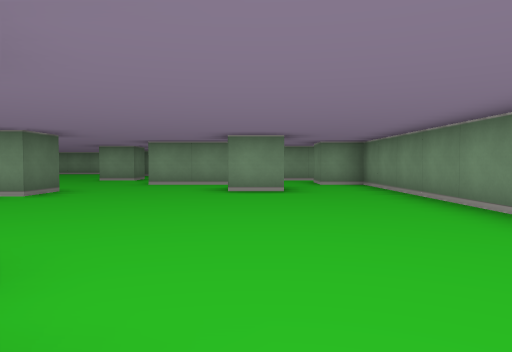
View 1 (above)

21 first-person views from a walk through a cub3D level. The camera is about half as high as the walls, tilts 2° down and sees 70° across. The floor is counted in squares. Each view is taken from the middle of a square. On the plan, view 1 faces up. The plan holds only what a view shows up to about 9 squares ahead; the rest is blank.

View 2
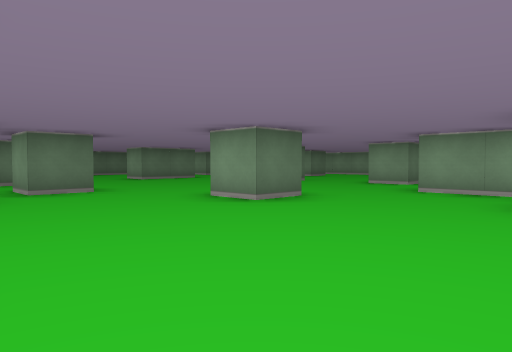

View 3
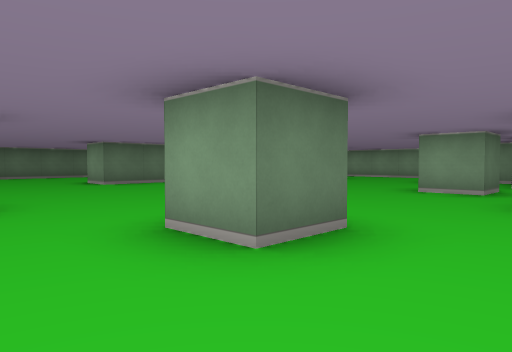

View 4
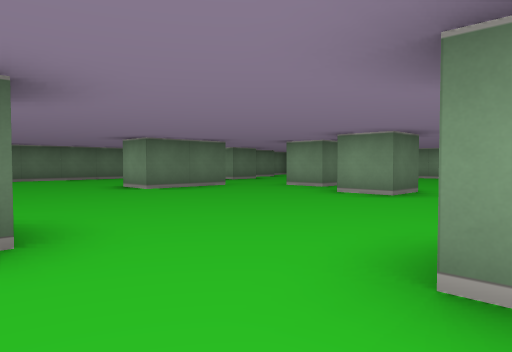

View 5
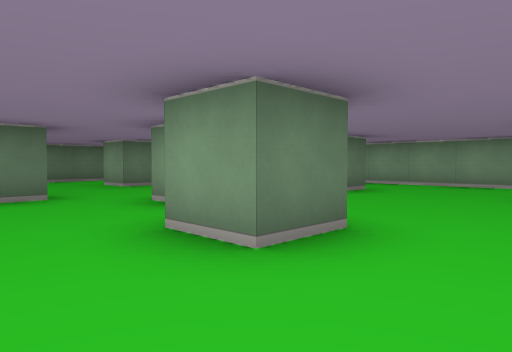

View 6
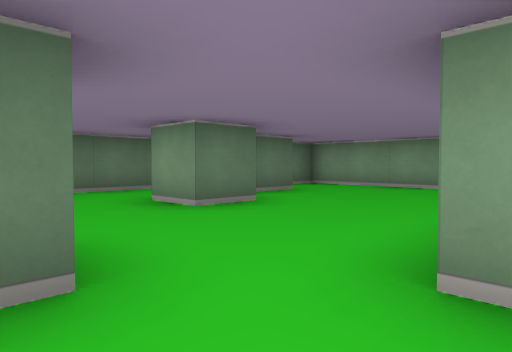

View 7
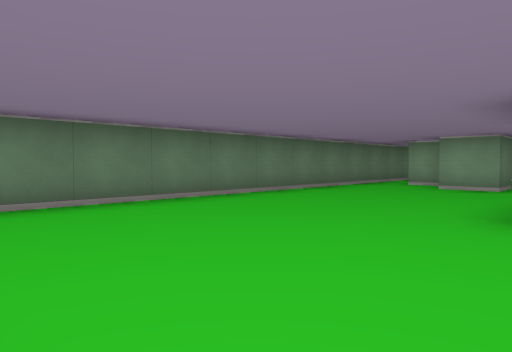

View 8
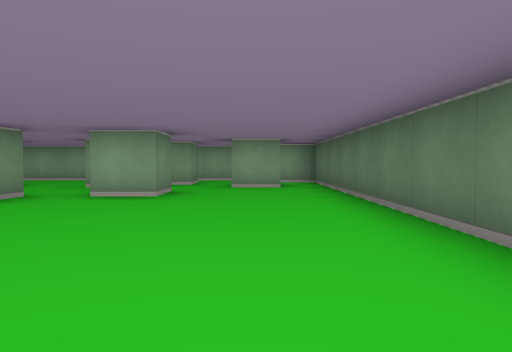

View 9
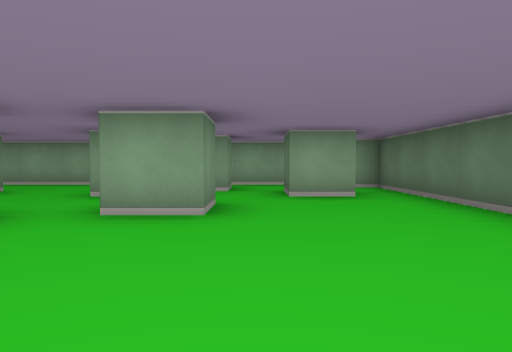

View 10
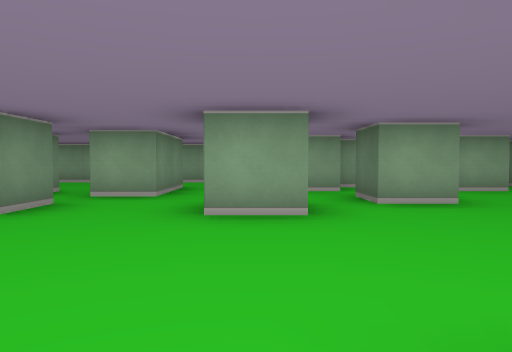

View 11
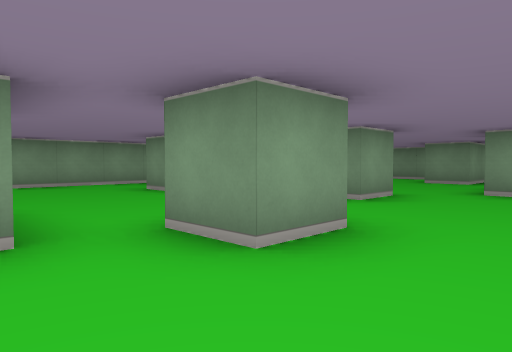

View 12
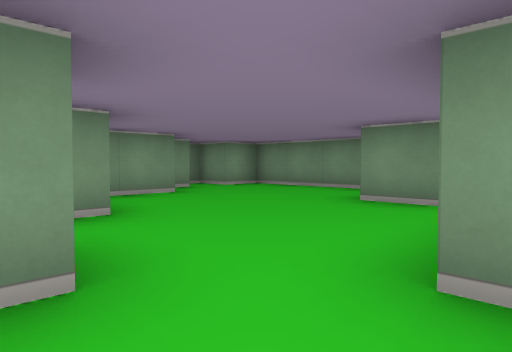

View 13
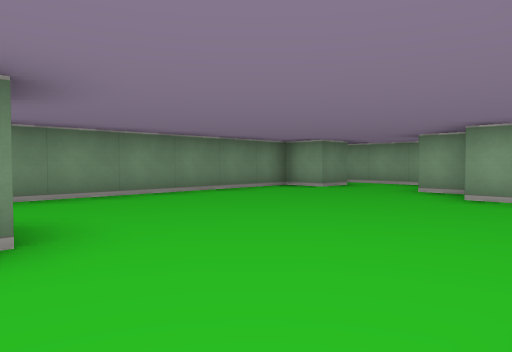

View 14
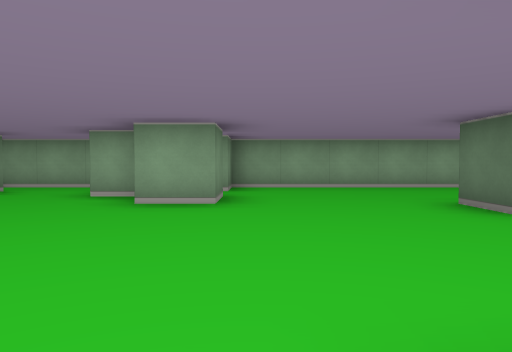

View 15
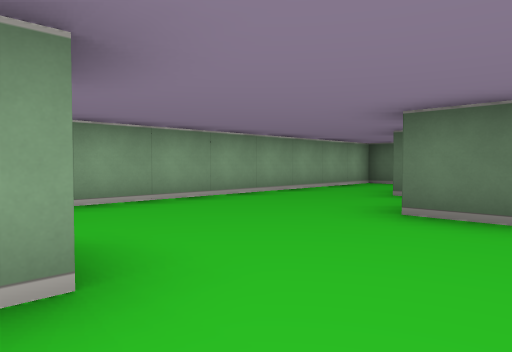

View 16
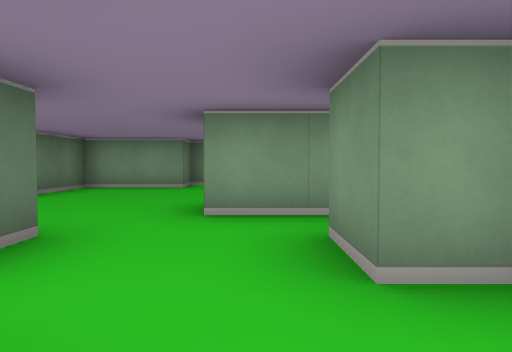

View 17
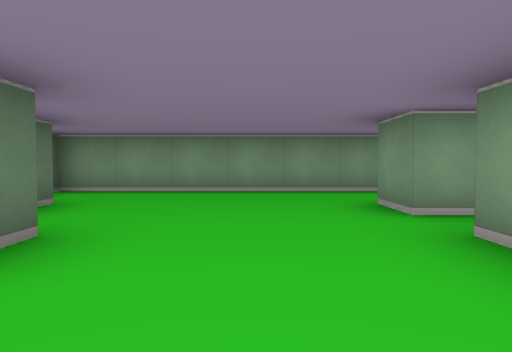

View 18
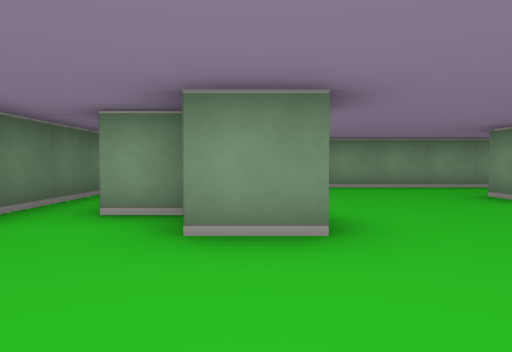

View 19
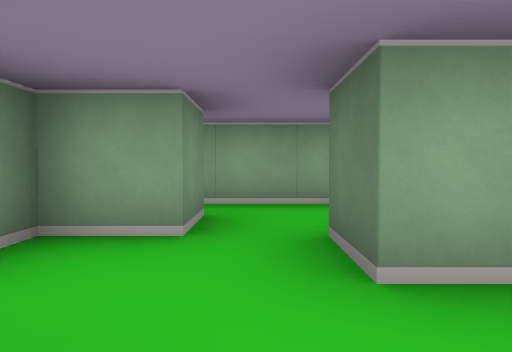

View 20
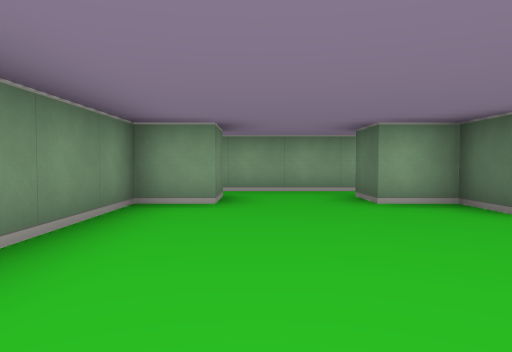

View 21
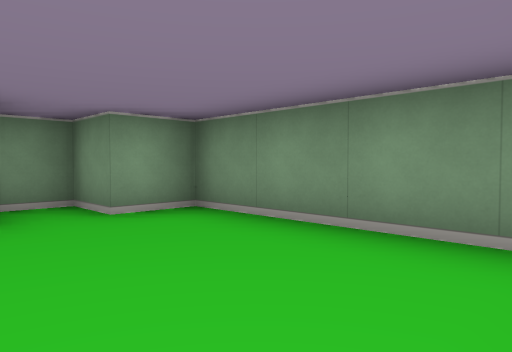

### Floor plan
Points are (right, up) in squares from view 1. A wall is a line through its corners. A room is listed if a view was taken in it or the views show most of it. See-through windows are left out.
Room 1 (view 1)
walls: (-0.9, -1.5) (2.2, -1.5); (-0.5, 0.5) (-0.5, -0.5); (1.5, -0.5) (1.5, 0.5)
ways out: opening at (0.5, 0) to room 2
Room 2 (views 2, 3, 4, 5, 6, 7, 8, 9, 10, 11, 12, 13, 14, 15, 16, 17, 18, 19, 20, 21)
walls: (-6.5, 10.6) (-6.5, 9.5) (-7.5, 9.5) (-7.5, 10.5); (-6.5, 4.6) (-6.5, 3.5) (-7.5, 3.5) (-7.5, 4.5); (-8.5, 11.1) (-8.5, 10.5) (-9.5, 10.5); (-3.5, 6.6) (-3.5, 5.5) (-4.5, 5.5); (-10.5, 9.6) (-10.5, 7.5) (-11.5, 7.5); (-3.5, 11.5) (-3.5, 10.5) (-4.5, 10.5); (-10.6, 4.5) (-9.5, 4.5); (-10.5, 3.5) (-10.5, 4.1); (-5.5, 2.5) (-5.5, 1.5); (-8.9, 13.5) (-9.5, 13.5) (-9.5, 14.5); (-5.5, 13.8) (-5.5, 14.5); (-0.6, 8.5) (-2.5, 8.5); (-2.4, 12.5) (-2.9, 12.5); (-8.5, 1.5) (-8.5, 2.5) (-7.5, 2.5); (-8.5, 14.5) (-8.5, 13.8); (-12.5, 12.5) (-12.5, 11.5) (-13.5, 11.5); (0.5, 6.5) (-0.5, 6.5); (-12.5, 2.5) (-12.5, 3.5) (-11.5, 3.5) (-11.5, 2.5); (-11.6, 1.5) (-10.5, 1.5); (-13.6, 12.5) (-14.5, 12.5); (-2.5, 0.5) (-2.5, 1.5) (-1.5, 1.5) (-1.5, 0.5) (-0.5, 0.5); (-4.8, 16.5) (-14.5, 16.5) (-14.5, 15.6); (1.8, 10.5) (0.5, 10.5) (0.5, 11.5); (-13.5, 14.5) (-13.5, 13.5); (-7.5, -1.5) (-2.5, -1.5) (-2.5, -0.5); (-14.6, 1.5) (-13.5, 1.5) (-13.5, 0.5); (-12.5, -0.5) (-12.5, 0.5) (-11.5, 0.5); (2.5, 12.4) (2.5, 15.5) (1.5, 15.5) (1.5, 16.5) (0.8, 16.5); (0.5, 15.5) (-0.5, 15.5) (-0.5, 14.5) (-2.5, 14.5) (-2.5, 12.8); (-15.5, 14.9) (-15.5, -0.5) (-15, -0.5); (1.5, 0.5) (2.5, 0.5) (2.5, 8.5) (1.5, 8.5) (1.5, 9.5); (-14, -1.5) (-12.2, -1.5)
ways out: opening at (0.5, 0) to room 1; opening at (-9.5, 1) to room 3; opening at (-8, -0.5) to room 3
Room 3 (no view inside)
walls: (-8.5, 0.5) (-8.5, 1.5); (-10.5, -0.8) (-10.5, -1.5) (-7.5, -1.5)
ways out: opening at (-9.5, 1) to room 2; opening at (-8, -0.5) to room 2

Where each view was taken, in squares from view 1:
view 1: 0 up, 0 right, facing up
view 2: 2 up, 0 right, facing up-left
view 3: 4 up, 2 left, facing up-left
view 4: 4 up, 4 left, facing up-left
view 5: 8 up, 5 left, facing up-left
view 6: 9 up, 9 left, facing up-left
view 7: 4 up, 11 left, facing up-left
view 8: 9 up, 14 left, facing down
view 9: 7 up, 13 left, facing down
view 10: 8 up, 10 left, facing down
view 11: 8 up, 9 left, facing up-right
view 12: 9 up, 4 left, facing up-right
view 13: 7 up, 3 left, facing down-right
view 14: 6 up, 3 left, facing down
view 15: 3 up, 2 left, facing down-left
view 16: 7 up, 1 right, facing up
view 17: 10 up, 11 left, facing up
view 18: 9 up, 13 left, facing up
view 19: 3 up, 13 left, facing down
view 20: 5 up, 1 right, facing down
view 21: 12 up, 0 right, facing up-right
